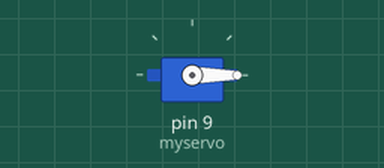
Recording of a sketch running on a simulated Arduino Uno, built with avr-gcc and run on an emulated ATmega328P. Parts: servo.

Above: at 0.05 s.
At 4.0 s:
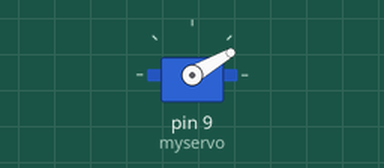
At 6.0 s:
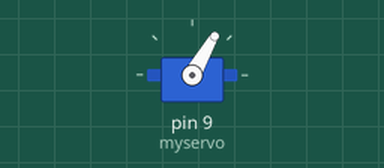
At 8.0 s:
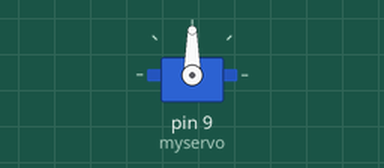
Timing chart, 0 to 10.4 s (numbered marks = the images above):
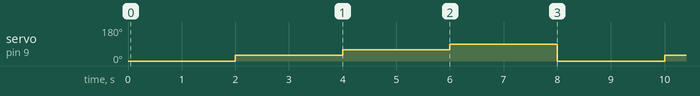

The sketch:

Servo_test.ino
```cpp
#include<Servo.h>

Servo myservo;

void setup() {
 myservo.attach(9);

}

void loop() {
myservo.write(0);
delay(2000);
myservo.write(30);
delay(2000);
myservo.write(60);
delay(2000);
myservo.write(90);
delay(2000);
}
```

Measured:
- by itself, servo on pin 9 (myservo): repeats every 8.0 s: 60° 2.0 s, 90° 2.0 s, 0° 2.0 s, 30° 2.0 s
